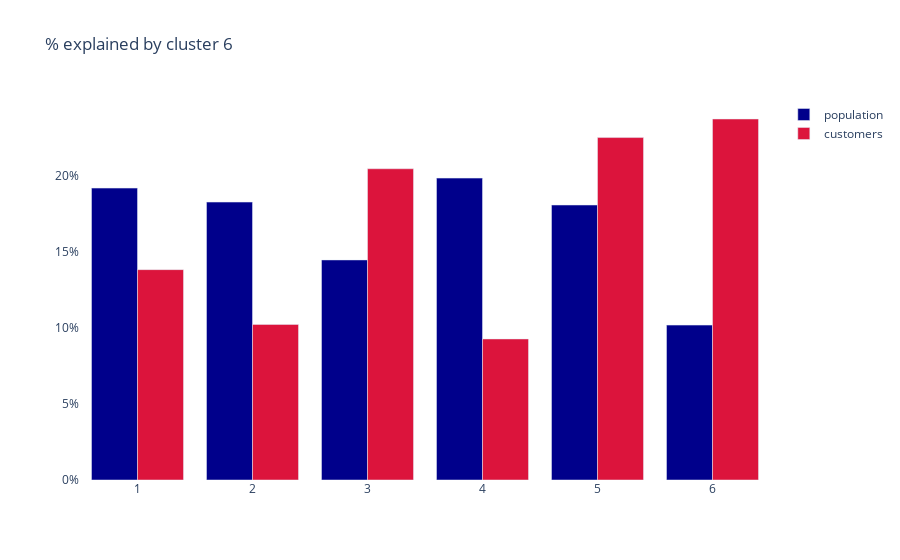

Here is the notebook cell this chart was saved with:
### Code cell
azdias_var = pd.DataFrame( {"azdias": (azdias_sel["cluster"].value_counts()/azdias_sel.shape[0])})
customers_var = pd.DataFrame( {"customers": (customers_sel["cluster"].value_counts()/customers_sel.shape[0])})

counts = azdias_var.join(customers_var).sort_index()

del azdias_var
del customers_var

fig = go.Figure(data=[
    go.Bar(name='population', x=counts.index, y=counts.azdias*100,marker_color='darkblue'),
    go.Bar(name='customers', x=counts.index, y=counts.customers*100,marker_color='crimson'),
    
])

fig.update_layout(barmode='group',title_text='% explained by cluster '+str(num_clusters),
                 paper_bgcolor='rgba(0,0,0,0)',
    plot_bgcolor='rgba(0,0,0,0)',
                 yaxis=dict(ticksuffix="%"))

fig.show()

### Figure 1 — Plotly figure (JSON) as saved in the notebook; plotly's stock layout.template omitted (floating-point values rounded to 4 significant figures)
{"data": [{"marker": {"color": "darkblue"}, "name": "population", "type": "bar", "x": [1, 2, 3, 4, 5, 6], "y": [19.18, 18.26, 14.46, 19.84, 18.07, 10.18]}, {"marker": {"color": "crimson"}, "name": "customers", "type": "bar", "x": [1, 2, 3, 4, 5, 6], "y": [13.82, 10.22, 20.45, 9.269, 22.51, 23.72]}], "layout": {"barmode": "group", "paper_bgcolor": "rgba(0,0,0,0)", "plot_bgcolor": "rgba(0,0,0,0)", "title": {"text": "% explained by cluster 6"}, "yaxis": {"ticksuffix": "%"}}}
